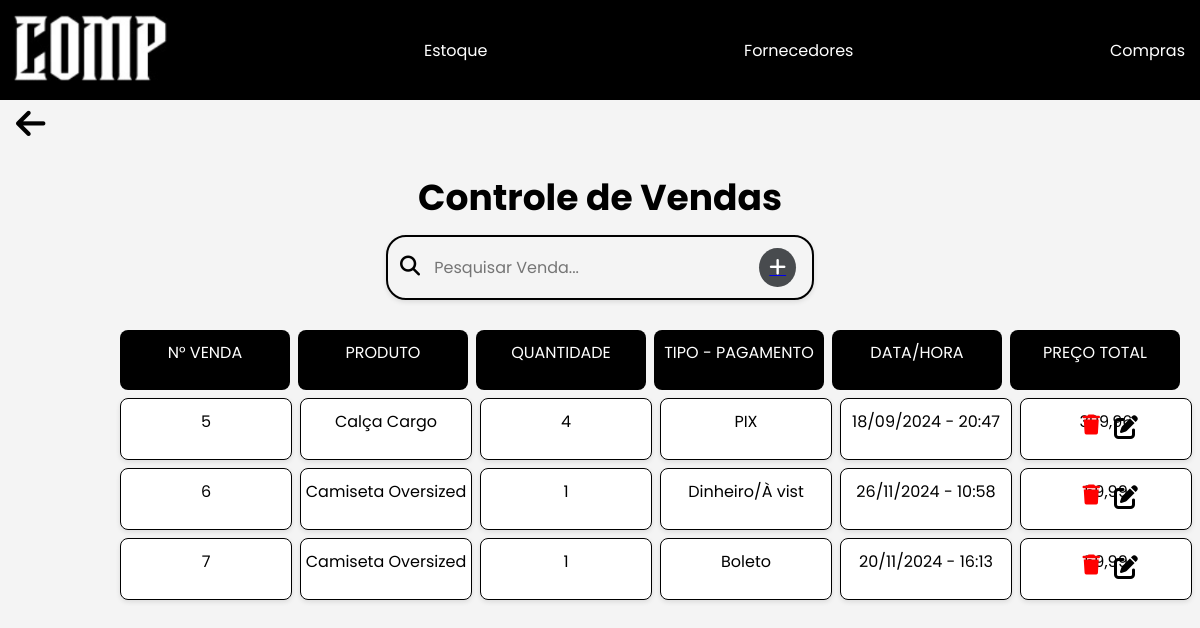
The page /vendas.php on the database its author committed.
### tables this page shows
CREATE TABLE `venda` (
  `id_venda` int(11) NOT NULL COMMENT 'Identificador da venda',
  `quantidade_venda` int(11) NOT NULL COMMENT 'Quantidade de venda',
  `tipo_pagamento_venda` varchar(15) NOT NULL COMMENT 'Tipo de pagamento da venda',
  `data_venda` date NOT NULL COMMENT 'Data da venda',
  `hora_venda` varchar(10) NOT NULL COMMENT 'Hora da venda',
  `preco_venda` float NOT NULL COMMENT 'Preço da venda',
  `fk_id_produto` int(11) NOT NULL COMMENT 'Chave estrangeira para identificar a tabela produto'
);

CREATE TABLE `produto` (
  `id_produto` int(11) NOT NULL COMMENT 'Identificador de produto',
  `descricao_produto` varchar(100) NOT NULL COMMENT 'Descrição de Produto',
  `tamanho_produto` varchar(5) NOT NULL COMMENT 'Tamanho do produto',
  `cor_produto` varchar(20) NOT NULL COMMENT 'Cor do produto',
  `preco_produto` float NOT NULL COMMENT 'Preço do produto',
  `quantidade_produto` int(11) NOT NULL COMMENT 'Quantidade do produto',
  `nome_produto` varchar(35) NOT NULL COMMENT 'Nome do produto'
);

### vendas.php (the view, shortened to what this page needs)
<?php
    $servername = "localhost";
    $username = "root";
    $password = "";
    $dbname = "gerenciador_estoque";
    $conn = new mysqli($servername, $username, $password, $dbname);
    $conn->set_charset("utf8");
    $pesquisa = $_GET['PesquisarVenda'] ?? '';
    $sql_vendas = "
        SELECT
            v.id_venda,
            v.quantidade_venda,
            v.tipo_pagamento_venda,
            DATE_FORMAT(v.data_venda, '%d/%m/%Y') AS data_venda,
            v.hora_venda,
            p.nome_produto,
            p.preco_produto,
            (v.quantidade_venda * p.preco_produto) AS total_preco
        FROM
            venda v
        INNER JOIN
            produto p ON v.fk_id_produto = p.id_produto
        WHERE
            p.nome_produto LIKE ? OR v.tipo_pagamento_venda LIKE ? OR v.id_venda LIKE ?;
    ";
    $stmt = $conn->prepare($sql_vendas);
    $likePesquisa = "%" . $pesquisa . "%";
    $stmt->bind_param("sss", $likePesquisa, $likePesquisa, $likePesquisa);
    $stmt->execute();
    $result_vendas = $stmt->get_result();
?>
<!DOCTYPE html>
<html lang="pt-br">
<head>
    <link rel="stylesheet" href="css/vendas.css">
    <link rel="stylesheet" href="https://cdnjs.cloudflare.com/ajax/libs/font-awesome/6.6.0/css/all.min.css">
</head>
<body>
<header>
    <div class="hdr">
        <img class="logo-header" src="./images/comp.png" alt="LOGO" onclick="voltarMenu()">
        <a href="estoque.php">Estoque</a>
        <a href="fornecedores.php">Fornecedores</a>
        <a href="compras.php">Compras</a>
    </div>
</header>
<div class="botao--voltar">
    <i class="fa-solid fa-arrow-left" onclick="voltarMenu()"></i>
</div>
<section id="Titulo-Principal">
    <h1>Controle de Vendas</h1>
</section>
<section style="margin-bottom: 30px;">
    <div style="margin: auto;" class="elementos--itens">
        <form method="GET" action="">
            <button type="submit" style="background: none; border: none; cursor: pointer;">
                <i class="fa-solid fa-magnifying-glass"></i>
            </button>
            <input type="text" id="PesquisarVenda" name="PesquisarVenda" placeholder="Pesquisar Venda..."
                value="<?php echo htmlspecialchars($pesquisa); ?>"
                onkeypress="if(event.key === 'Enter') { this.form.submit(); }">
        </form>
        <a href="/002 - Turma_2o_Semestre_2024/SA_Senai/cadastrovendas.php" class="icon-btn">
            <i class="fa-solid fa-plus"></i>
        </a>
    </div>
</section>
<section id="container-elementos">
    <div class="elementos">N° VENDA</div>
    <div class="elementos">PRODUTO</div>
    <div class="elementos">QUANTIDADE</div>
    <div class="elementos">TIPO - PAGAMENTO</div>
    <div class="elementos">DATA/HORA</div>
    <div class="elementos">PREÇO TOTAL</div>
</section>
<?php
if ($result_vendas->num_rows > 0) {
    while ($linha = $result_vendas->fetch_assoc()) {
        echo '<section id="lista-elementos">';
        echo '<div class="elementos-lista">' . $linha["id_venda"] . '</div>';
        echo '<div class="elementos-lista">' . $linha["nome_produto"] . '</div>';
        echo '<div class="elementos-lista">' . $linha["quantidade_venda"] . '</div>';
        echo '<div class="elementos-lista">' . $linha["tipo_pagamento_venda"] . '</div>';
        echo '<div class="elementos-lista">' . $linha["data_venda"] . " - " . $linha["hora_venda"] . '</div>';
        echo '<div class="elementos-lista">' . number_format($linha["total_preco"], 2, ',', '.') . '</div>';
        echo '<div class="icons">';
        echo '<form method="POST" style="display:inline-block;" onsubmit="return confirmarExclusao();">';
        echo '<button type="submit"><i class="fa-solid fa-trash" style="color: red;"></i></button>';
        echo '</form>';
        echo '<a href="editarvendas.php?id=' . $linha["id_venda"] . '"><i class="fa-solid fa-pen-to-square"></i></a>';
        echo '</div>';
        echo '</section>';
    }
} else {
    echo '<div style="text-align:center">Nenhuma venda encontrada.</div>';
}
?>
</body>
</html>

### css/vendas.css (style rules this page uses)
* { padding: 0; margin: 0; font-family: Poppins, sans-serif; }
body { background-color: #f4f4f4; margin: 0; padding: 0; }
.hdr { background-color: black; height: 100px; display: flex; align-items: center; justify-content: space-between; padding: 0 10px; }
.hdr a { color: white; text-decoration: none; margin: 0 5px; }
.logo-header { height: 80px; }
.botao--voltar { font-size: 2.1em; margin-left: 16px; cursor: pointer; }
#Titulo-Principal { text-align: center; padding-top: 20px; font-size: 1.5em; margin-bottom: 10px; }
.elementos--itens { padding: 8px 12px; display: flex; align-items: center; gap: 5px; flex: 1; background-color: #f4f4f4; border: 2px solid black; border-radius: 20px; height: 45px; max-width: 400px; margin: 0 auto 30px; box-shadow: 0 2px 5px rgba(0, 0, 0, 0.1); }
.elementos--itens input { background-color: transparent; border: none; font-size: 16px; height: 100%; width: 292px; padding-left: 10px; }
.elementos--itens i { font-size: 1.5em; }
.icon-btn { background-color: #484b4e; border: none; border-radius: 50%; padding: 10px; display: flex; justify-content: center; align-items: center; cursor: pointer; transition: background-color 0.3s, transform 0.3s; margin-left: 28px; }
.icon-btn i { font-size: 1.2em; color: white; }
#container-elementos { width: 80%; margin: auto; display: grid; grid-template-columns: repeat(6, 1fr); gap: 8px; justify-content: space-evenly; text-align: center; }
.elementos { height: 50px; width: 170px; background-color: black; color: white; text-align: center; padding-top: 10px; font-size: 1em; border-radius: 8px; transition: background-color 0.3s; }
#lista-elementos { width: 80%; margin: auto; display: grid; grid-template-columns: repeat(6, 1fr); gap: 8px; margin-top: 8px; position: relative; flex-wrap: wrap; }
.elementos-lista { height: 50px; width: 170px; background-color: white; text-align: center; padding-top: 10px; font-size: 1em; border: 1px solid black; border-radius: 8px; position: relative; box-shadow: 0 2px 5px rgba(0, 0, 0, 0.1); transition: background-color 0.3s; }
.icons { display: flex; gap: 10px; position: absolute; right: -60px; top: 50%; transform: translateY(-50%); }
.icons button, .icons a { background: none; border: none; padding: 3px 2px; cursor: pointer; }
.icons button i, .icons a i { font-size: 1.5em; color: #000; }

### rows shown on the page
venda: id_venda "5", fk_id_produto.nome_produto "Calça Cargo", quantidade_venda "4", tipo_pagamento_venda "PIX", data_venda "18/09/2024", hora_venda "20:47", total_preco "399,96"
venda: id_venda "6", fk_id_produto.nome_produto "Camiseta Oversized", quantidade_venda "1", tipo_pagamento_venda "Dinheiro/À vist", data_venda "26/11/2024", hora_venda "10:58", total_preco "59,99"
venda: id_venda "7", fk_id_produto.nome_produto "Camiseta Oversized", quantidade_venda "1", tipo_pagamento_venda "Boleto", data_venda "20/11/2024", hora_venda "16:13", total_preco "59,99"
